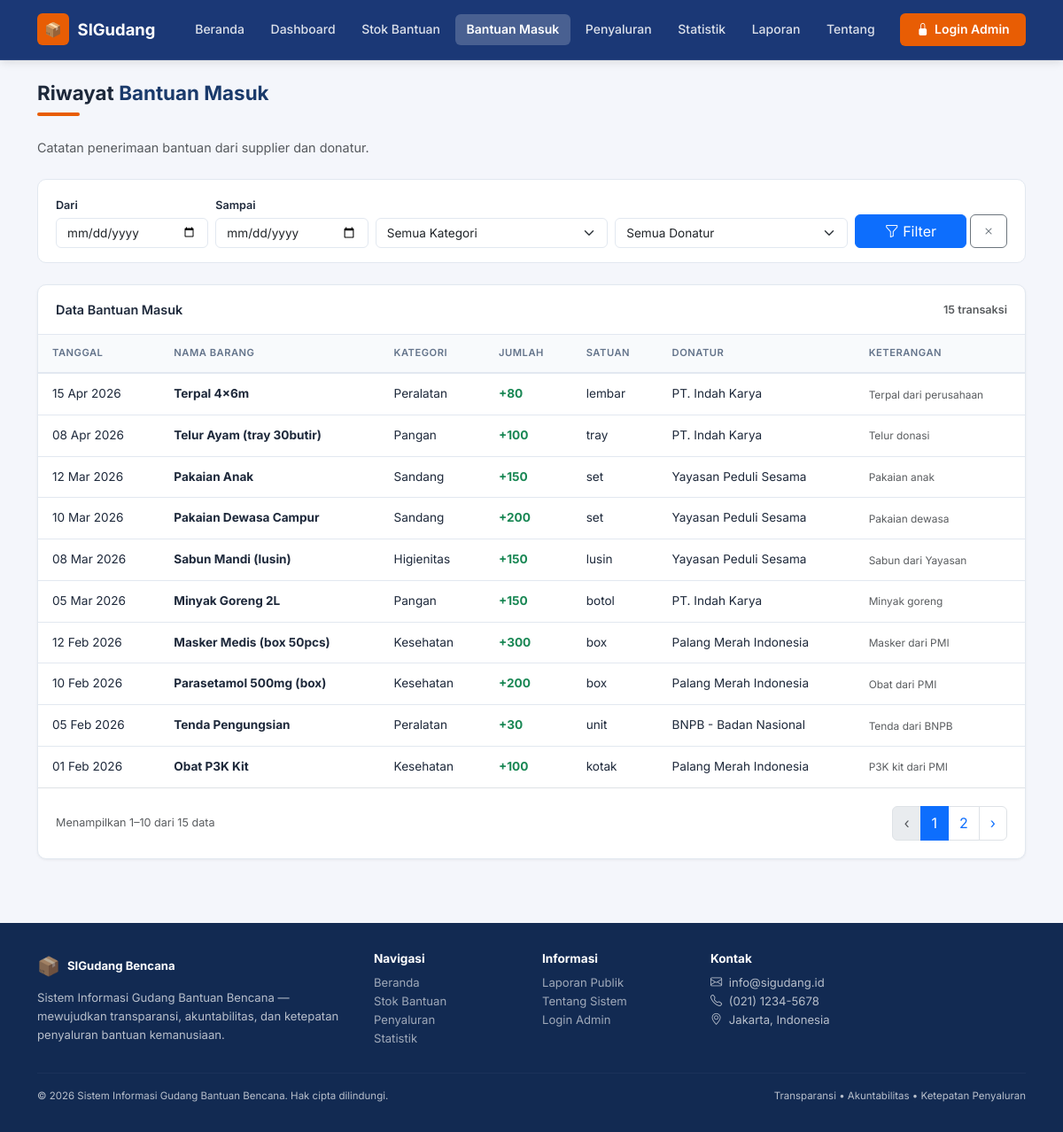
Screenshot of /public/bantuan_masuk.php with the database file from the repository.
### tables this page shows
CREATE TABLE `stock_movements` (
  `id`                     INT UNSIGNED  NOT NULL AUTO_INCREMENT,
  `product_id`             INT UNSIGNED  NOT NULL,
  `user_id`                INT UNSIGNED  NOT NULL,
  `supplier_id`            INT UNSIGNED           DEFAULT NULL,
  `distribution_target_id` INT UNSIGNED           DEFAULT NULL,
  `type`                   ENUM('IN','OUT')    NOT NULL,
  `quantity`               INT           NOT NULL,
  `date`                   DATE          NOT NULL,
  `reference`              VARCHAR(100)           DEFAULT NULL,
  `notes`                  TEXT                   DEFAULT NULL,
  `is_public`              TINYINT(1)    NOT NULL DEFAULT 1,
  `created_at`             DATETIME      NOT NULL DEFAULT CURRENT_TIMESTAMP,
  PRIMARY KEY (`id`),
  KEY `fk_sm_product`  (`product_id`),
  KEY `fk_sm_user`     (`user_id`),
  KEY `fk_sm_supplier` (`supplier_id`),
  KEY `fk_sm_dist`     (`distribution_target_id`),
  KEY `idx_sm_date`    (`date`),
  KEY `idx_sm_type`    (`type`),
  CONSTRAINT `fk_sm_product`   FOREIGN KEY (`product_id`)
    REFERENCES `products` (`id`) ON UPDATE CASCADE ON DELETE RESTRICT,
  CONSTRAINT `fk_sm_user`      FOREIGN KEY (`user_id`)
    REFERENCES `users`    (`id`) ON UPDATE CASCADE ON DELETE RESTRICT,
  CONSTRAINT `fk_sm_supplier`  FOREIGN KEY (`supplier_id`)
    REFERENCES `suppliers` (`id`) ON UPDATE CASCADE ON DELETE SET NULL,
  CONSTRAINT `fk_sm_dist`      FOREIGN KEY (`distribution_target_id`)
    REFERENCES `distribution_targets` (`id`) ON UPDATE CASCADE ON DELETE SET NULL
);

CREATE TABLE `products` (
  `id`            INT UNSIGNED NOT NULL AUTO_INCREMENT,
  `category_id`   INT UNSIGNED NOT NULL,
  `sku`           VARCHAR(50)  NOT NULL,
  `name`          VARCHAR(200) NOT NULL,
  `unit`          VARCHAR(30)  NOT NULL DEFAULT 'pcs',
  `price`         DECIMAL(15,2) NOT NULL DEFAULT 0.00,
  `stock`         INT          NOT NULL DEFAULT 0,
  `minimum_stock` INT          NOT NULL DEFAULT 0,
  `description`   TEXT                  DEFAULT NULL,
  `is_public`     TINYINT(1)   NOT NULL DEFAULT 1,
  `created_at`    DATETIME     NOT NULL DEFAULT CURRENT_TIMESTAMP,
  PRIMARY KEY (`id`),
  UNIQUE KEY `uq_sku` (`sku`),
  KEY `fk_prod_cat` (`category_id`),
  CONSTRAINT `fk_prod_cat` FOREIGN KEY (`category_id`)
    REFERENCES `categories` (`id`) ON UPDATE CASCADE ON DELETE RESTRICT
);

CREATE TABLE `categories` (
  `id`          INT UNSIGNED NOT NULL AUTO_INCREMENT,
  `name`        VARCHAR(100) NOT NULL,
  `description` TEXT                  DEFAULT NULL,
  `created_at`  DATETIME     NOT NULL DEFAULT CURRENT_TIMESTAMP,
  PRIMARY KEY (`id`),
  UNIQUE KEY `uq_cat_name` (`name`)
);

CREATE TABLE `suppliers` (
  `id`          INT UNSIGNED NOT NULL AUTO_INCREMENT,
  `name`        VARCHAR(200) NOT NULL,
  `type`        VARCHAR(100) NOT NULL DEFAULT 'Lembaga',
  `contact`     VARCHAR(150)          DEFAULT NULL,
  `email`       VARCHAR(150)          DEFAULT NULL,
  `address`     TEXT                  DEFAULT NULL,
  `description` TEXT                  DEFAULT NULL,
  `is_public`   TINYINT(1)   NOT NULL DEFAULT 1,
  `created_at`  DATETIME     NOT NULL DEFAULT CURRENT_TIMESTAMP,
  PRIMARY KEY (`id`)
);

### public/bantuan_masuk.php (the view, shortened to what this page needs)
<?php
require_once dirname(__DIR__) . '/helpers/functions.php';
$db = getDB();
$dateFrom  = sanitizeString($_GET['from']     ?? '', 20);
$dateTo    = sanitizeString($_GET['to']       ?? '', 20);
$catId     = sanitizeInt($_GET['cat']         ?? 0);
$supId     = sanitizeInt($_GET['supplier']    ?? 0);
$page      = max(1, sanitizeInt($_GET['page'] ?? 1));
$perPage   = ITEMS_PER_PAGE;
$offset    = ($page - 1) * $perPage;
$params    = ['from'=>$dateFrom,'to'=>$dateTo,'cat'=>$catId,'supplier'=>$supId];
$where = "sm.type='IN' AND sm.is_public=1 AND p.is_public=1";
$bind  = [];
$countStmt = $db->prepare("SELECT COUNT(*) FROM stock_movements sm JOIN products p ON sm.product_id=p.id WHERE $where");
$countStmt->execute($bind);
$total = (int)$countStmt->fetchColumn();
$totalPages = (int)ceil($total / $perPage);
$stmt = $db->prepare("
  SELECT sm.date, sm.quantity, sm.reference, sm.notes,
         p.name AS produk, p.unit, c.name AS kategori,
         s.name AS supplier
  FROM stock_movements sm
  JOIN products p ON sm.product_id=p.id
  JOIN categories c ON p.category_id=c.id
  LEFT JOIN suppliers s ON sm.supplier_id=s.id AND s.is_public=1
  WHERE $where
  ORDER BY sm.date DESC, sm.id DESC
  LIMIT $perPage OFFSET $offset
");
$stmt->execute($bind);
$rows = $stmt->fetchAll();
include dirname(__DIR__) . '/views/partials/header_public.php';
?>
<div class="container py-4">
  <div class="mb-4">
    <h1 class="section-heading">Riwayat <span>Bantuan Masuk</span></h1>
    <div class="section-divider"></div>
    <p class="text-muted">Catatan penerimaan bantuan dari supplier dan donatur.</p>
  </div>
  <form method="GET" class="filter-bar mb-4">
    <div class="row g-2 align-items-end">
      <div class="col-md-2"><label class="form-label small fw-semibold mb-1">Dari</label>
        <input type="date" name="from" class="form-control" value="<?= e($dateFrom) ?>"></div>
      <div class="col-md-2"><label class="form-label small fw-semibold mb-1">Sampai</label>
        <input type="date" name="to" class="form-control" value="<?= e($dateTo) ?>"></div>
      <div class="col-md-3">
        <select name="cat" class="form-select">
          <option value="">Semua Kategori</option>
        </select>
      </div>
      <div class="col-md-3">
        <select name="supplier" class="form-select">
          <option value="">Semua Donatur</option>
        </select>
      </div>
      <div class="col-md-2 d-flex gap-1">
        <button type="submit" class="btn btn-primary flex-fill"><i class="bi bi-funnel"></i> Filter</button>
        <a href="?" class="btn btn-outline-secondary"><i class="bi bi-x"></i></a>
      </div>
    </div>
  </form>
  <div class="card-panel">
    <div class="card-panel-header">
      <span>Data Bantuan Masuk</span>
      <small class="text-muted"><?= $total ?> transaksi</small>
    </div>
    <div class="table-responsive">
      <table class="table-modern w-100">
        <thead><tr>
          <th>Tanggal</th><th>Nama Barang</th><th>Kategori</th><th>Jumlah</th><th>Satuan</th><th>Donatur</th><th>Keterangan</th>
        </tr></thead>
        <tbody>
          <?php if (empty($rows)): ?>
            <tr><td colspan="7" class="empty-state"><span class="empty-icon">📥</span>Tidak ada data</td></tr>
          <?php else: ?>
            <?php foreach ($rows as $r): ?>
              <tr>
                <td><?= e(formatDate($r['date'],'d M Y')) ?></td>
                <td><strong><?= e($r['produk']) ?></strong></td>
                <td><?= e($r['kategori']) ?></td>
                <td class="fw-bold text-success">+<?= formatNumber($r['quantity']) ?></td>
                <td><?= e($r['unit']) ?></td>
                <td><?= e($r['supplier'] ?: '-') ?></td>
                <td class="text-muted small"><?= e($r['notes'] ?: '-') ?></td>
              </tr>
            <?php endforeach; ?>
          <?php endif; ?>
        </tbody>
      </table>
    </div>
    <div class="card-panel-body d-flex justify-content-between align-items-center flex-wrap gap-2 border-top">
      <small class="text-muted">Menampilkan <?= min($total,$offset+1) ?>–<?= min($total,$offset+$perPage) ?> dari <?= $total ?> data</small>
      <?= paginationLinks($page, $totalPages, $params) ?>
    </div>
  </div>
</div>
<?php include dirname(__DIR__) . '/views/partials/footer_public.php'; ?>

### assets/css/style.css (style rules this page uses)
:root { --primary: #1a3a6b; --primary-dark: #122a52; --primary-light: #2456a4; --accent: #e85d04; --accent-light: #ff6b08; --success: #0fa86a; --danger: #dc3545; --warning: #ffc107; --info: #0dcaf0; --sidebar-bg: #1a3a6b; --sidebar-text: rgba(255,255,255,0.85); --sidebar-hover: rgba(255,255,255,0.12); --sidebar-active:#2456a4; --body-bg: #f4f6fb; --card-bg: #ffffff; --border-color: #e2e8f0; --text-primary: #1e293b; --text-secondary:#64748b; --text-muted: #94a3b8; --shadow-sm: 0 1px 3px rgba(0,0,0,0.06); --shadow-md: 0 4px 16px rgba(0,0,0,0.08); --shadow-lg: 0 8px 32px rgba(0,0,0,0.12); --radius-sm: 6px; --radius-md: 10px; --radius-lg: 16px; --transition: all 0.2s ease; }
*, *::before, *::after { box-sizing: border-box; }
body { font-family: 'Inter', sans-serif; background: var(--body-bg); color: var(--text-primary); font-size: 0.9rem; line-height: 1.6; margin: 0; }
a { text-decoration: none; transition: var(--transition); }
.card-panel { background: var(--card-bg); border-radius: var(--radius-md); box-shadow: var(--shadow-sm); border: 1px solid var(--border-color); }
.card-panel-header { padding: 1rem 1.25rem; border-bottom: 1px solid var(--border-color); display: flex; align-items: center; justify-content: space-between; font-weight: 600; font-size: 0.9rem; color: var(--text-primary); }
.card-panel-body { padding: 1.25rem; }
.table-modern { width: 100%; border-collapse: collapse; font-size: 0.85rem; }
.table-modern thead tr { background: #f8fafc; border-bottom: 2px solid var(--border-color); }
.table-modern th { padding: 0.75rem 1rem; font-weight: 600; color: var(--text-secondary); text-transform: uppercase; font-size: 0.7rem; letter-spacing: 0.5px; white-space: nowrap; }
.table-modern td { padding: 0.75rem 1rem; border-bottom: 1px solid var(--border-color); vertical-align: middle; }
.table-modern tbody tr:last-child td { border-bottom: none; }
.filter-bar { background: var(--card-bg); border: 1px solid var(--border-color); border-radius: var(--radius-md); padding: 1rem 1.25rem; margin-bottom: 1rem; }
.filter-bar .form-control, .filter-bar .form-select { font-size: 0.85rem; border-color: var(--border-color); border-radius: var(--radius-sm); }
.section-heading { font-size: 1.4rem; font-weight: 700; color: var(--text-primary); }
.section-heading span { color: var(--primary); }
.section-divider { width: 48px; height: 4px; background: var(--accent); border-radius: 2px; margin: 0.5rem 0 1.5rem; }
.table-responsive { overflow-x: auto; }

### rows the page displays
stock_movements: date "15 Apr 2026", product.name "Terpal 4x6m", categories.name "Peralatan", quantity "80", product.unit "lembar", supplier.name "PT. Indah Karya", notes "Terpal dari perusahaan"
stock_movements: date "08 Apr 2026", product.name "Telur Ayam (tray 30butir)", categories.name "Pangan", quantity "100", product.unit "tray", supplier.name "PT. Indah Karya", notes "Telur donasi"
stock_movements: date "12 Mar 2026", product.name "Pakaian Anak", categories.name "Sandang", quantity "150", product.unit "set", supplier.name "Yayasan Peduli Sesama", notes "Pakaian anak"
stock_movements: date "10 Mar 2026", product.name "Pakaian Dewasa Campur", categories.name "Sandang", quantity "200", product.unit "set", supplier.name "Yayasan Peduli Sesama", notes "Pakaian dewasa"
stock_movements: date "08 Mar 2026", product.name "Sabun Mandi (lusin)", categories.name "Higienitas", quantity "150", product.unit "lusin", supplier.name "Yayasan Peduli Sesama", notes "Sabun dari Yayasan"
stock_movements: date "05 Mar 2026", product.name "Minyak Goreng 2L", categories.name "Pangan", quantity "150", product.unit "botol", supplier.name "PT. Indah Karya", notes "Minyak goreng"
stock_movements: date "12 Feb 2026", product.name "Masker Medis (box 50pcs)", categories.name "Kesehatan", quantity "300", product.unit "box", supplier.name "Palang Merah Indonesia", notes "Masker dari PMI"
stock_movements: date "10 Feb 2026", product.name "Parasetamol 500mg (box)", categories.name "Kesehatan", quantity "200", product.unit "box", supplier.name "Palang Merah Indonesia", notes "Obat dari PMI"
stock_movements: date "05 Feb 2026", product.name "Tenda Pengungsian", categories.name "Peralatan", quantity "30", product.unit "unit", supplier.name "BNPB - Badan Nasional", notes "Tenda dari BNPB"
stock_movements: date "01 Feb 2026", product.name "Obat P3K Kit", categories.name "Kesehatan", quantity "100", product.unit "kotak", supplier.name "Palang Merah Indonesia", notes "P3K kit dari PMI"

### other values shown
APP_SHORT "SIGudang"
$total "15"
min($total,$offset+1) "1"
min($total,$offset+$perPage) "10"
APP_NAME "Sistem Informasi Gudang Bantuan Bencana"
